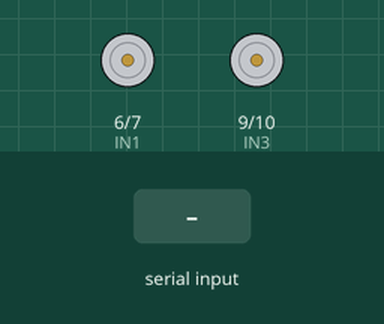
The sketch below on a simulated Arduino Uno, built with avr-gcc and run on an emulated ATmega328P. On the bench: motor-driver pin pairs drawn as motors (green arrow = first pin HIGH = forward, orange = second pin HIGH = backward, longer = more drive, scaled by the enable pin). The inputs (shaded band) are chosen by the test bench.

Above: at 1.2 s.
1.3 s: "1" received over Serial
At 1.9 s:
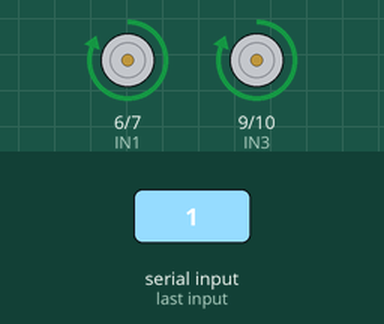
2.8 s: "2" received over Serial
At 3.1 s:
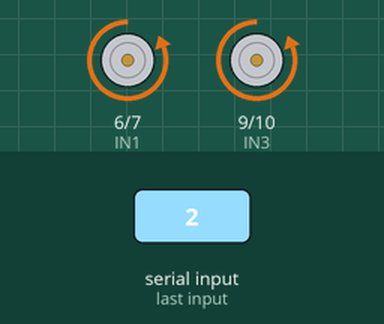
4.3 s: "3" received over Serial
At 5.4 s:
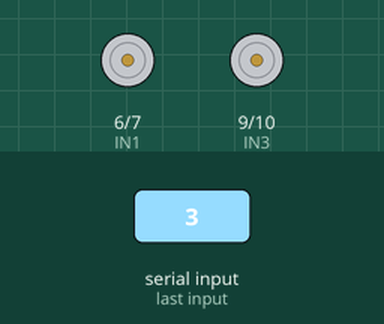
Timing chart, 0 to 7.3 s (numbered marks = the images above; inputs shaded):
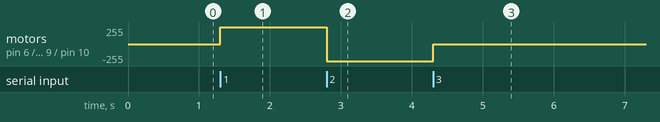

The sketch:

drive.ino
```cpp
/**
* Bruno Santos, 2013
* feiticeir0@whatgeek.com.pt
* Small code to test DC motors - 2x with a L298 Dual H-Bridge Motor Driver
* Free to share
**/

//Testing the DC Motors with
// L293D

//Define Pins
//Motor A
int ENA = 5;
int IN1 = 6;
int IN2 = 7;

//Motor B
int ENB = 8;
int IN3 = 9;
int IN4 = 10;

void setup() {

  Serial.begin (9600);
  //configure pin modes
  pinMode (ENA, OUTPUT);
  pinMode (IN1, OUTPUT);
  pinMode (IN2, OUTPUT);

  pinMode (ENB, OUTPUT);
  pinMode (IN3, OUTPUT);
  pinMode (IN4, OUTPUT);
}

void loop() {

char ch = Serial.read();

switch (ch) {
Serial.println(ch);
case '1': //both wheels move forward
digitalWrite(IN1, HIGH);
digitalWrite(IN2, LOW);
analogWrite(ENA, 255);
digitalWrite(IN3, HIGH);
digitalWrite(IN4, LOW);
analogWrite(ENB, 255);
//delay(300);
//analogWrite(ENA, 0);
//analogWrite(ENB, 0);
break;

case '2': //both wheels move back
digitalWrite(IN1, LOW);
digitalWrite(IN2, HIGH);
analogWrite(ENA, 255);
digitalWrite(IN3, LOW);
digitalWrite(IN4, HIGH);
analogWrite(ENB, 255);
//delay(2*300);
//analogWrite(ENA, 0);
//analogWrite(ENB, 0);
break;

case '3': //stop
analogWrite(ENA, 0);
analogWrite(ENB, 0);
}
}
```

Measured:
- after the input at 1.3 s, motor on pin 6 (IN1) / pin 7 (IN2), motor on pin 9 (IN3) / pin 10 (IN4): stopped → forward 255/255 at once
- after the input at 2.8 s, motor on pin 6 (IN1) / pin 7 (IN2), motor on pin 9 (IN3) / pin 10 (IN4): forward 255/255 → backward 255/255 at once
- after the input at 4.3 s, motor on pin 6 (IN1) / pin 7 (IN2), motor on pin 9 (IN3) / pin 10 (IN4): backward 255/255 → stopped at once
